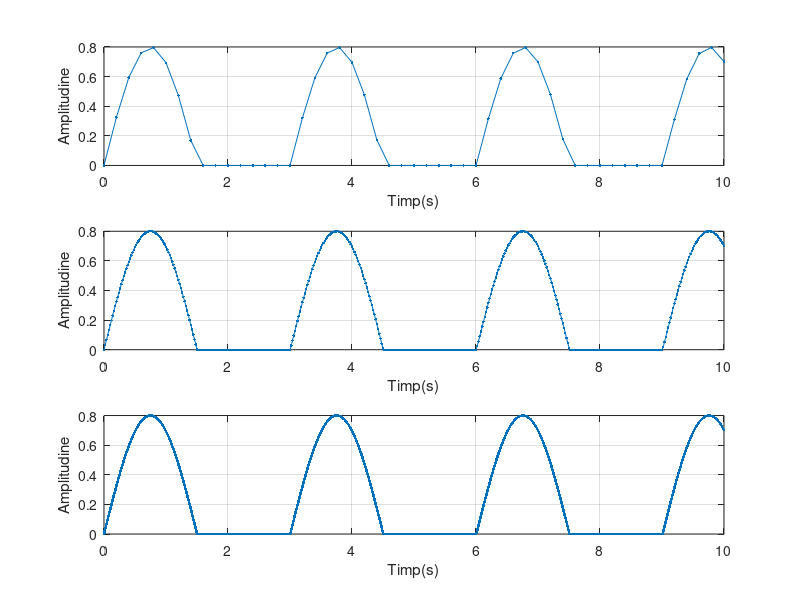

Write MATLAB code to recreate this figure.
%pentru 200ms
t1=0:0.2:10;
s1=0.8*sin(2*pi*0.333*t1);
for i=1:1:length(s1);
if s1(i)<0;
s1(i)=0;
end
end
subplot(3,1,1)
plot(t1,s1,'.-'),grid
xlabel('Timp(s)')
ylabel('Amplitudine')
%pentru 20ms
t2=0:0.02:10;
s2=0.8*sin(2*pi*0.333*t2);
for i=1:1:length(s2);
if s2(i)<0;
s2(i)=0;
end
end
subplot(3,1,2)
plot(t2,s2,'.-'),grid
xlabel('Timp(s)')
ylabel('Amplitudine')
%pentru 2ms
t3=0:0.002:10;
s3=0.8*sin(2*pi*0.333*t3);
for i=1:1:length(s3);
if s3(i)<0;
s3(i)=0;
end
end
subplot(3,1,3)
plot(t3,s3,'.-'),grid
xlabel('Timp(s)')
ylabel('Amplitudine')